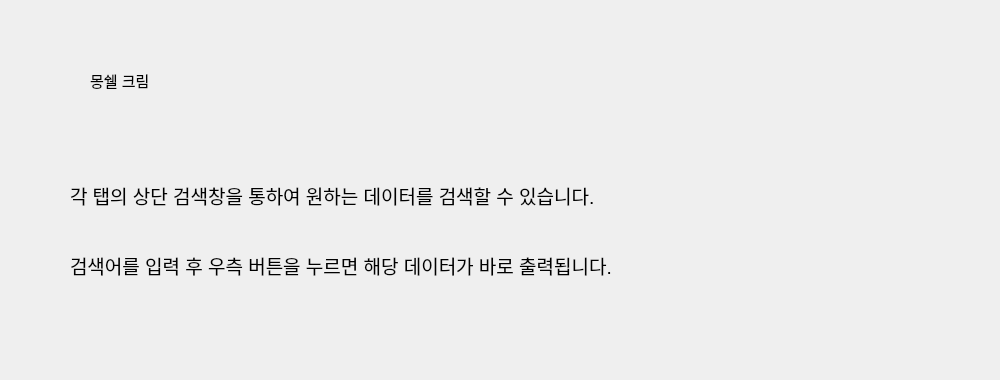
     <widget class="QWidget" name="tab_8">
      <attribute name="title">
       <string>검색</string>
      </attribute>
      <widget class="QLabel" name="label_76">
       <property name="geometry">
        <rect>
         <x>0</x>
         <y>0</y>
         <width>991</width>
         <height>371</height>
        </rect>
       </property>
       <property name="autoFillBackground">
        <bool>false</bool>
       </property>
       <property name="text">
        <string/>
       </property>
       <property name="pixmap">
        <pixmap>ui 배경4.png</pixmap>
       </property>
      </widget>
      <widget class="QLabel" name="label_96">
       <property name="geometry">
        <rect>
         <x>70</x>
         <y>110</y>
         <width>341</width>
         <height>5</height>
        </rect>
       </property>
       <property name="text">
        <string/>
       </property>
       <property name="pixmap">
        <pixmap>품목배경2.png</pixmap>
       </property>
      </widget>
      <widget class="QLabel" name="label_97">
       <property name="geometry">
        <rect>
         <x>70</x>
         <y>50</y>
         <width>5</width>
         <height>65</height>
        </rect>
       </property>
       <property name="text">
        <string/>
       </property>
       <property name="pixmap">
        <pixmap>품목배경2.png</pixmap>
       </property>
      </widget>
      <widget class="QLabel" name="label_98">
       <property name="geometry">
        <rect>
         <x>70</x>
         <y>50</y>
         <width>341</width>
         <height>5</height>
        </rect>
       </property>
       <property name="text">
        <string/>
       </property>
       <property name="pixmap">
        <pixmap>품목배경2.png</pixmap>
       </property>
      </widget>
      <widget class="QLabel" name="label_99">
       <property name="geometry">
        <rect>
         <x>410</x>
         <y>50</y>
         <width>5</width>
         <height>65</height>
        </rect>
       </property>
       <property name="text">
        <string/>
       </property>
       <property name="pixmap">
        <pixmap>품목배경2.png</pixmap>
       </property>
      </widget>
      <widget class="QLabel" name="label_100">
       <property name="geometry">
        <rect>
         <x>350</x>
         <y>50</y>
         <width>61</width>
         <height>61</height>
        </rect>
       </property>
       <property name="text">
        <string/>
       </property>
       <property name="pixmap">
        <pixmap>checkbox.png</pixmap>
       </property>
      </widget>
      <widget class="QLabel" name="label_101">
       <property name="geometry">
        <rect>
         <x>70</x>
         <y>170</y>
         <width>841</width>
         <height>51</height>
        </rect>
       </property>
       <property name="font">
        <font>
         <pointsize>14</pointsize>
        </font>
       </property>
       <property name="text">
        <string>각 탭의 상단 검색창을 통하여 원하는 데이터를 검색할 수 있습니다.</string>
       </property>
      </widget>
      <widget class="QLabel" name="label_102">
       <property name="geometry">
        <rect>
         <x>70</x>
         <y>250</y>
         <width>701</width>
         <height>31</height>
        </rect>
       </property>
       <property name="font">
        <font>
         <pointsize>14</pointsize>
        </font>
       </property>
       <property name="text">
        <string>검색어를 입력 후 우측 버튼을 누르면 해당 데이터가 바로 출력됩니다.</string>
       </property>
      </widget>
      <widget class="QLabel" name="label_103">
       <property name="geometry">
        <rect>
         <x>90</x>
         <y>60</y>
         <width>181</width>
         <height>41</height>
        </rect>
       </property>
       <property name="font">
        <font>
         <pointsize>11</pointsize>
        </font>
       </property>
       <property name="text">
        <string>몽쉘 크림</string>
       </property>
      </widget>
     </widget>
